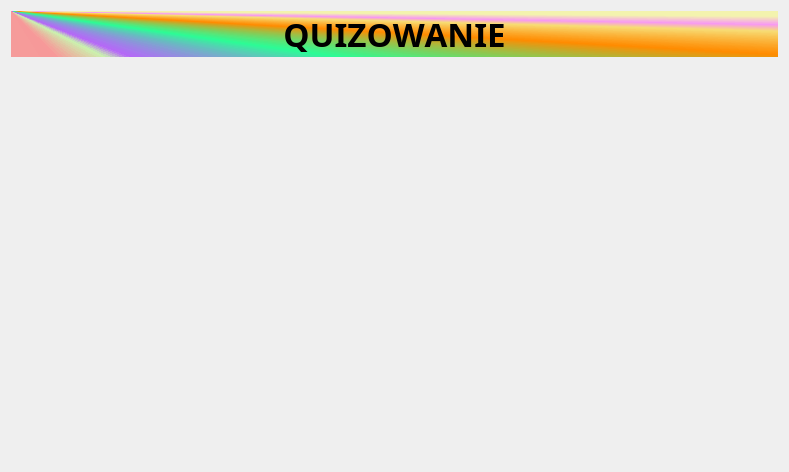
<?xml version="1.0" encoding="UTF-8"?>
<ui version="4.0">
 <class>TitleWidget</class>
 <widget class="QWidget" name="TitleWidget">
  <property name="geometry">
   <rect>
    <x>0</x>
    <y>0</y>
    <width>789</width>
    <height>472</height>
   </rect>
  </property>
  <property name="font">
   <font>
    <weight>50</weight>
    <bold>false</bold>
   </font>
  </property>
  <property name="windowTitle">
   <string>Form</string>
  </property>
  <layout class="QVBoxLayout" name="verticalLayout">
   <item>
    <widget class="QLabel" name="titleLabel">
     <property name="font">
      <font>
       <family>Ink Free</family>
       <pointsize>25</pointsize>
       <weight>75</weight>
       <italic>false</italic>
       <bold>true</bold>
       <kerning>false</kerning>
      </font>
     </property>
     <property name="styleSheet">
      <string notr="true">background-color: qconicalgradient(cx:0, cy:0, angle:128.4, stop:0 rgba(0, 255, 130, 69), stop:0.402985 rgba(255, 71, 71, 130), stop:0.412935 rgba(102, 255, 0, 69), stop:0.41791 rgba(139, 0, 255, 145), stop:0.457711 rgba(0, 255, 130, 208), stop:0.522388 rgba(255, 139, 0, 255), stop:0.57754 rgba(255, 203, 0, 130), stop:0.597015 rgba(255, 71, 245, 130), stop:0.625 rgba(255, 255, 0, 69), stop:1 rgba(255, 255, 0, 69));</string>
     </property>
     <property name="text">
      <string>QUIZOWANIE</string>
     </property>
     <property name="alignment">
      <set>Qt::AlignCenter</set>
     </property>
    </widget>
   </item>
   <item>
    <widget class="QStackedWidget" name="stackedWidget"/>
   </item>
  </layout>
 </widget>
 <resources/>
 <connections/>
</ui>
